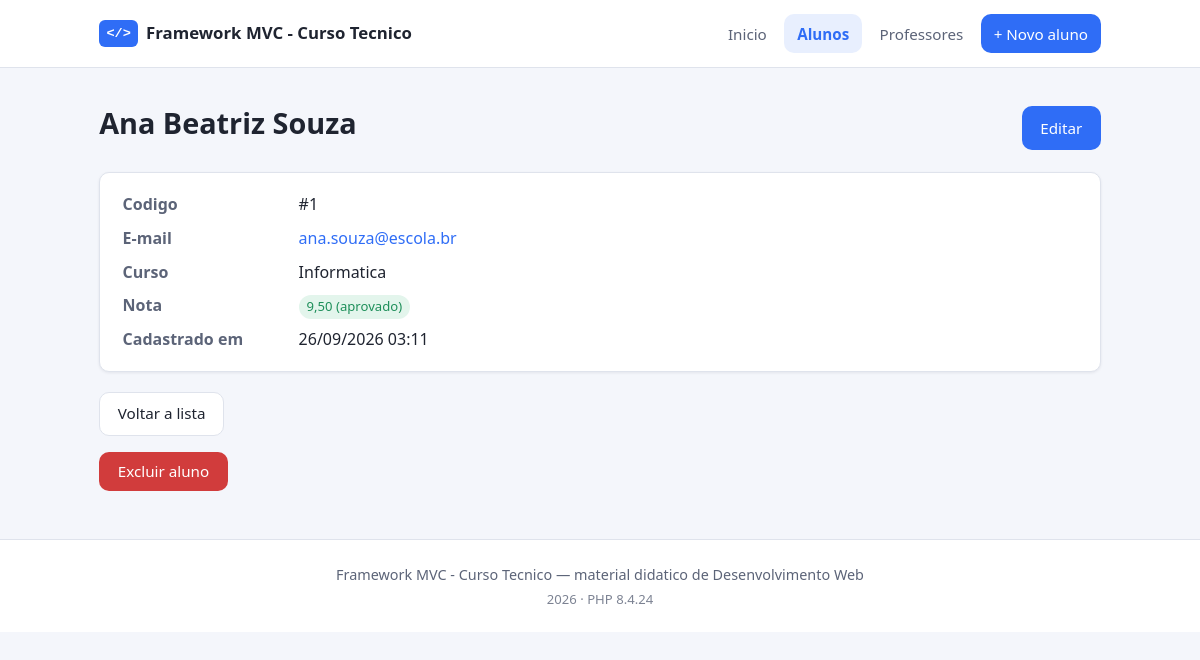
Page /phpprojeto/alunos/ver/1 on the committed database.
### tables this page shows
CREATE TABLE alunos (
    id        INT AUTO_INCREMENT PRIMARY KEY,
    nome      VARCHAR(100)  NOT NULL,
    email     VARCHAR(150)  NOT NULL UNIQUE,
    curso     VARCHAR(60)   NOT NULL,
    nota      DECIMAL(4,2)      NULL,
    criado_em TIMESTAMP     NOT NULL DEFAULT CURRENT_TIMESTAMP,
    INDEX idx_alunos_curso (curso)
);

### phpprojeto/nucleo/Controller.php (called while the page is built, shortened)
<?php
abstract class Controller
{
    protected function view(string $view, array $dados = [], ?string $layout = 'template/layout'): void
    {
        View::renderizar($view, $dados, $layout);
    }
}

### phpprojeto/controllers/AlunosController.php (called while the page is built, shortened)
<?php
class AlunosController extends Controller
{
    private Aluno $alunos;
    public function __construct()
    {
        $this->alunos = new Aluno();
    }
    public function ver(string $id): void
    {
        $aluno = $this->alunos->buscar($id);
        $this->view('alunos/ver', [
            'titulo' => $aluno['nome'],
            'aluno'  => $aluno,
        ]);
    }
}

### phpprojeto/index.php (called while the page is built, shortened)
<?php
(new Nucleo\App())->executar();

### phpprojeto/nucleo/Autoloader.php (called while the page is built, shortened)
<?php
class Autoloader
{
    private static array $mapa = [];
    public static function adicionar(string $namespace, string $diretorio): void
    {
        self::$mapa[trim($namespace, '\\') . '\\'] = rtrim($diretorio, '/');
    }
    public static function carregar(string $classe): void
    {
        foreach (self::$mapa as $prefixo => $diretorio) {
            if (!str_starts_with($classe, $prefixo)) {
                continue;
            }
            $relativo = substr($classe, strlen($prefixo));
            $arquivo  = $diretorio . '/' . str_replace('\\', '/', $relativo) . '.php';
            if (is_file($arquivo)) {
                return;
            }
        }
    }
}

### phpprojeto/nucleo/Sql.php (called while the page is built, shortened)
<?php
class Sql
{
    public static function identificador(string $nome, string $tipo = 'identificador'): string
    {
        $nome = trim($nome);
        return $nome;
    }
}

### phpprojeto/nucleo/Model.php (called while the page is built, shortened)
<?php
abstract class Model
{
    protected string $tabela = '';
    protected string $chavePrimaria = 'id';
    public function __construct()
    {
        $this->tabela        = Sql::identificador($this->tabela, 'tabela');
        $this->chavePrimaria = Sql::identificador($this->chavePrimaria, 'coluna');
    }
    protected function pdo(): PDO
    {
        return Database::conexao();
    }
    public function consultar(string $sql, array $parametros = []): array
    {
        $stmt = $this->pdo()->prepare($sql);
        $stmt->execute($parametros);
        return $stmt->fetchAll();
    }
    public function buscar(int|string $id): ?array
    {
        $sql  = "SELECT * FROM {$this->tabela} WHERE {$this->chavePrimaria} = ? LIMIT 1";
        $linhas = $this->consultar($sql, [$id]);
        return $linhas[0] ?? null;
    }
}

### phpprojeto/nucleo/Config.php (called while the page is built, shortened)
<?php
class Config
{
    private static array $itens = [];
    public static function carregar(string $diretorio): void
    {
        foreach (glob($diretorio . '/*.php') as $arquivo) {
            self::$itens[basename($arquivo, '.php')] = require $arquivo;
        }
    }
    public static function obter(string $chave, mixed $padrao = null): mixed
    {
        $atual = self::$itens;
        foreach (explode('.', $chave) as $parte) {
            $atual = $atual[$parte];
        }
        return $atual;
    }
}

### phpprojeto/nucleo/Database.php (called while the page is built, shortened)
<?php
class Database
{
    private static ?PDO $conexao = null;
    public static function conexao(): PDO
    {
        if (self::$conexao === null) {
            self::$conexao = self::criar();
        }
        return self::$conexao;
    }
    private static function criar(): PDO
    {
        $driver  = Config::obter('banco.driver', 'sqlite');
        $opcoes  = [
            PDO::ATTR_ERRMODE            => PDO::ERRMODE_EXCEPTION,
            PDO::ATTR_DEFAULT_FETCH_MODE => PDO::FETCH_ASSOC,
            PDO::ATTR_EMULATE_PREPARES   => false,
        ];
        try {
            if ($driver === 'mysql') {
                $c   = Config::obter('banco.mysql');
                $dsn = sprintf(
                    'mysql:host=%s;port=%d;dbname=%s;charset=%s',
                    $c['host'],
                    $c['porta'],
                    $c['banco'],
                    $c['charset']
                );
                return new PDO($dsn, $c['usuario'], $c['senha'], $opcoes);
            }
        } catch (PDOException $e) {
            throw new RuntimeException(
                'Nao foi possivel conectar ao banco de dados: ' . $e->getMessage(),
                0,
                $e
            );
        }
        throw new RuntimeException("Driver de banco desconhecido: {$driver}");
    }
}

### phpprojeto/nucleo/helpers.php (called while the page is built, shortened)
<?php
if (!function_exists('e')) {
    function e(?string $texto): string
    {
        return htmlspecialchars((string) $texto, ENT_QUOTES | ENT_SUBSTITUTE, 'UTF-8');
    }
}
if (!function_exists('url_base')) {
    function url_base(): string
    {
        $configurado = (string) Config::obter('app.url_base', '');
        $script = $_SERVER['SCRIPT_NAME'] ?? '/index.php';
        $pasta  = str_replace('\\', '/', dirname($script));
        return $pasta === '/' || $pasta === '.' ? '' : rtrim($pasta, '/');
    }
}
if (!function_exists('url')) {
    function url(string $rota = ''): string
    {
        $rota = trim($rota, '/');
        return url_base() . '/' . $rota;
    }
}
if (!function_exists('data_br')) {
    function data_br(?string $data, bool $comHora = false): string
    {
        $timestamp = strtotime($data);
        return date($comHora ? 'd/m/Y H:i' : 'd/m/Y', $timestamp);
    }
}
if (!function_exists('moeda_br')) {
    function moeda_br(float|int|string|null $valor): string
    {
        return number_format((float) $valor, 2, ',', '.');
    }
}

### phpprojeto/views/alunos/ver.php (the view, shortened to what this page needs)
<div class="titulo-com-acao">
    <h1><?= e($aluno['nome']) ?></h1>
    <a class="botao" href="<?= url('alunos/editar/' . $aluno['id']) ?>">Editar</a>
</div>
<dl class="ficha">
    <dt>Codigo</dt>
    <dd>#<?= (int) $aluno['id'] ?></dd>
    <dt>E-mail</dt>
    <dd><a href="mailto:<?= e($aluno['email']) ?>"><?= e($aluno['email']) ?></a></dd>
    <dt>Curso</dt>
    <dd><?= e($aluno['curso']) ?></dd>
    <dt>Nota</dt>
    <dd>
        <?php if ($aluno['nota'] === null): ?>
            <span class="etiqueta">sem nota</span>
        <?php else: ?>
            <span class="etiqueta <?= $aluno['nota'] >= 6 ? 'etiqueta--ok' : 'etiqueta--alerta' ?>">
                <?= moeda_br($aluno['nota']) ?>
                (<?= $aluno['nota'] >= 6 ? 'aprovado' : 'em recuperacao' ?>)
            </span>
        <?php endif ?>
    </dd>
    <dt>Cadastrado em</dt>
    <dd><?= e(data_br($aluno['criado_em'] ?? null, true)) ?></dd>
</dl>
<p>
    <a class="botao botao--secundario" href="<?= url('alunos') ?>">Voltar a lista</a>
</p>
<form
    method="POST"
    action="<?= url('alunos/excluir/' . $aluno['id']) ?>"
    data-confirmar="Excluir o aluno <?= e($aluno['nome']) ?>? Esta acao nao pode ser desfeita."
>
    <button type="submit" class="botao botao--perigo">Excluir aluno</button>
</form>

### phpprojeto/views/css/estilo.css (style rules this page uses)
:root { --cor-fundo: #f4f6fb; --cor-superficie: #ffffff; --cor-borda: #dfe3ec; --cor-texto: #1f2430; --cor-texto-suave: #5c6478; --cor-primaria: #2f6df6; --cor-primaria-esc: #1f4fc4; --cor-sucesso: #1e8f5a; --cor-erro: #d13c3c; --cor-aviso: #b8860b; --raio: 10px; --sombra: 0 1px 3px rgba(23, 30, 51, .08); --largura-maxima: 1040px; }
* { box-sizing: border-box; }
body { margin: 0; font-family: system-ui, -apple-system, "Segoe UI", Roboto, Arial, sans-serif; font-size: 16px; line-height: 1.6; color: var(--cor-texto); background: var(--cor-fundo); }
a { color: var(--cor-primaria); text-decoration: none; }
h1 { font-size: 1.8rem; margin: 0 0 .6rem; }
.titulo-com-acao { display: flex; align-items: center; justify-content: space-between; gap: 1rem; flex-wrap: wrap; margin-bottom: 1rem; }
.etiqueta { display: inline-block; padding: .1rem .5rem; border-radius: 999px; font-size: .82rem; background: #eef1f8; color: var(--cor-texto-suave); }
.etiqueta--ok { background: #e3f5ec; color: var(--cor-sucesso); }
.botao { display: inline-block; padding: .55rem 1.1rem; border: 1px solid transparent; border-radius: var(--raio); background: var(--cor-primaria); color: #fff; font-size: .95rem; font-family: inherit; cursor: pointer; }
.botao--secundario { background: var(--cor-superficie); color: var(--cor-texto); border-color: var(--cor-borda); }
.botao--perigo { background: var(--cor-erro); }
.ficha { background: var(--cor-superficie); border: 1px solid var(--cor-borda); border-radius: var(--raio); padding: 1.2rem 1.4rem; margin: 0 0 1.2rem; display: grid; grid-template-columns: 160px 1fr; gap: .5rem 1rem; box-shadow: var(--sombra); }
.ficha dt { font-weight: 600; color: var(--cor-texto-suave); }
.ficha dd { margin: 0; }

### rows in the picture
alunos: nome "Ana Beatriz Souza", id "1", email "ana.souza@escola.br", curso "Informatica", nota "9,50", criado_em "26/09/2026 03:11"

### other values in the picture
$nomeDoSite "Framework MVC - Curso Tecnico"
$item['texto'] "Inicio"
$item['texto'] "Alunos"
$item['texto'] "Professores"
Nucleo\Config::obter('app.nome', 'Framework MVC') "Framework MVC - Curso Tecnico"
PHP_VERSION "8.4.24"
